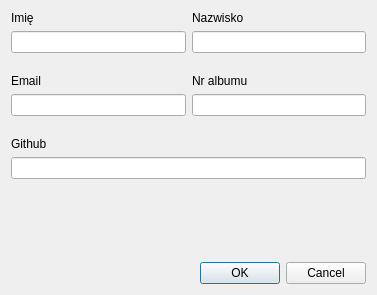
<?xml version="1.0" encoding="UTF-8"?>
<ui version="4.0">
 <class>AddStudent</class>
 <widget class="QWidget" name="AddStudent">
  <property name="geometry">
   <rect>
    <x>0</x>
    <y>0</y>
    <width>377</width>
    <height>295</height>
   </rect>
  </property>
  <property name="windowTitle">
   <string>AddStudent</string>
  </property>
  <layout class="QVBoxLayout" name="verticalLayout_6">
   <item>
    <layout class="QGridLayout" name="gridLayout">
     <item row="1" column="1">
      <spacer name="verticalSpacer_2">
       <property name="orientation">
        <enum>Qt::Vertical</enum>
       </property>
       <property name="sizeType">
        <enum>QSizePolicy::Fixed</enum>
       </property>
       <property name="sizeHint" stdset="0">
        <size>
         <width>20</width>
         <height>15</height>
        </size>
       </property>
      </spacer>
     </item>
     <item row="0" column="1">
      <layout class="QVBoxLayout" name="verticalLayout_3">
       <item>
        <widget class="QLabel" name="l_lastName">
         <property name="text">
          <string>Nazwisko</string>
         </property>
        </widget>
       </item>
       <item>
        <widget class="QLineEdit" name="le_lastName"/>
       </item>
      </layout>
     </item>
     <item row="0" column="0">
      <layout class="QVBoxLayout" name="verticalLayout">
       <item>
        <widget class="QLabel" name="l_name">
         <property name="text">
          <string>Imię</string>
         </property>
        </widget>
       </item>
       <item>
        <widget class="QLineEdit" name="le_name"/>
       </item>
      </layout>
     </item>
     <item row="2" column="1">
      <layout class="QVBoxLayout" name="verticalLayout_2">
       <item>
        <widget class="QLabel" name="l_idNumber">
         <property name="text">
          <string>Nr albumu</string>
         </property>
        </widget>
       </item>
       <item>
        <widget class="QLineEdit" name="le_idNumber"/>
       </item>
      </layout>
     </item>
     <item row="2" column="0">
      <layout class="QVBoxLayout" name="verticalLayout_4">
       <item>
        <widget class="QLabel" name="l_email">
         <property name="text">
          <string>Email</string>
         </property>
        </widget>
       </item>
       <item>
        <widget class="QLineEdit" name="le_email"/>
       </item>
      </layout>
     </item>
    </layout>
   </item>
   <item>
    <spacer name="verticalSpacer_4">
     <property name="orientation">
      <enum>Qt::Vertical</enum>
     </property>
     <property name="sizeType">
      <enum>QSizePolicy::Fixed</enum>
     </property>
     <property name="sizeHint" stdset="0">
      <size>
       <width>20</width>
       <height>15</height>
      </size>
     </property>
    </spacer>
   </item>
   <item>
    <layout class="QVBoxLayout" name="verticalLayout_5">
     <item>
      <widget class="QLabel" name="l_github">
       <property name="text">
        <string>Github</string>
       </property>
      </widget>
     </item>
     <item>
      <widget class="QLineEdit" name="le_github"/>
     </item>
    </layout>
   </item>
   <item>
    <spacer name="verticalSpacer">
     <property name="orientation">
      <enum>Qt::Vertical</enum>
     </property>
     <property name="sizeHint" stdset="0">
      <size>
       <width>20</width>
       <height>40</height>
      </size>
     </property>
    </spacer>
   </item>
   <item>
    <widget class="QDialogButtonBox" name="bb_confirm">
     <property name="standardButtons">
      <set>QDialogButtonBox::Cancel|QDialogButtonBox::Ok</set>
     </property>
    </widget>
   </item>
  </layout>
 </widget>
 <resources/>
 <connections/>
</ui>
